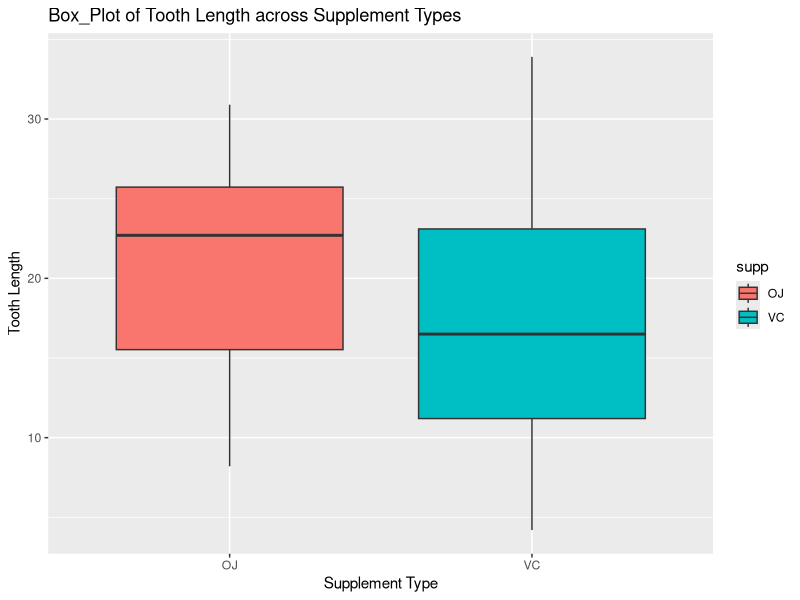
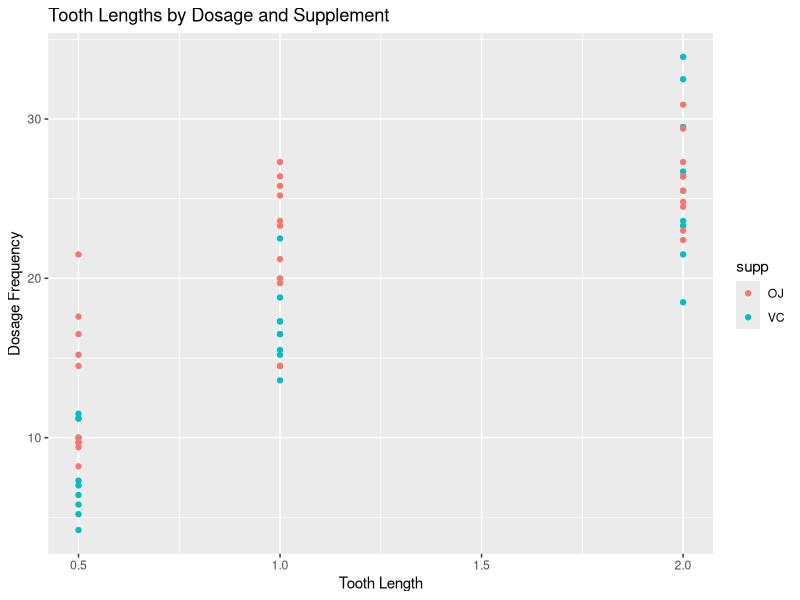
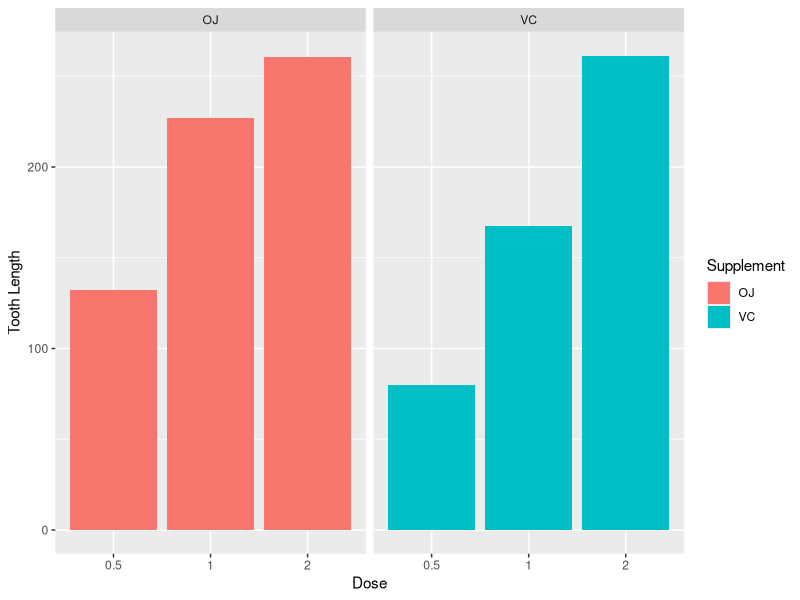

Generate these figures, in order, with R:
## ---- chunk 1
knitr::opts_chunk$set(echo = TRUE)
## ---- chunk 2
library(data.table)
library(ggplot2)
library(datasets)
## ---- chunk 3
toothGrowth <- data.table(ToothGrowth)
## ---- chunk 4
head(toothGrowth)
## ---- chunk 5
tail(toothGrowth)
## ---- chunk 6
summary(ToothGrowth)
## ---- chunk 7
str(ToothGrowth)
## ---- chunk 8
unique(ToothGrowth$dose)
## ---- chunk 9
ggplot(aes(x = supp, y = len), data = ToothGrowth) + 
        geom_boxplot(aes(fill = supp)) +
        labs(title = "Box_Plot of Tooth Length across Supplement Types", 
             x = "Supplement Type", y = "Tooth Length")
## ---- chunk 10
ggplot(aes(x=dose, y = len), data = ToothGrowth) + 
     labs(x = "Tooth Length", y = "Dosage Frequency", title = "Tooth Lengths by Dosage and Supplement") +
    geom_point(aes(color = supp))
## ---- chunk 11
ggplot(data=ToothGrowth, aes(x=as.factor(dose), y=len, fill=supp)) +
    geom_bar(stat="identity") +
    facet_grid(. ~ supp) +
    xlab("Dose") +
    ylab("Tooth Length") +
    guides(fill=guide_legend(title="Supplement"))
## ---- chunk 12
t.test(ToothGrowth$len[ToothGrowth$supp=="OJ"], ToothGrowth$len[ToothGrowth$supp=="VC"], paired = FALSE, var.equal = FALSE)
## ---- chunk 13
t.test(ToothGrowth$len[ToothGrowth$dose==2], ToothGrowth$len[ToothGrowth$dose==1], paired = FALSE, var.equal = TRUE)
## ---- chunk 14
t.test(ToothGrowth$len[ToothGrowth$dose==1], ToothGrowth$len[ToothGrowth$dose==0.5], paired = FALSE, var.equal = TRUE)
